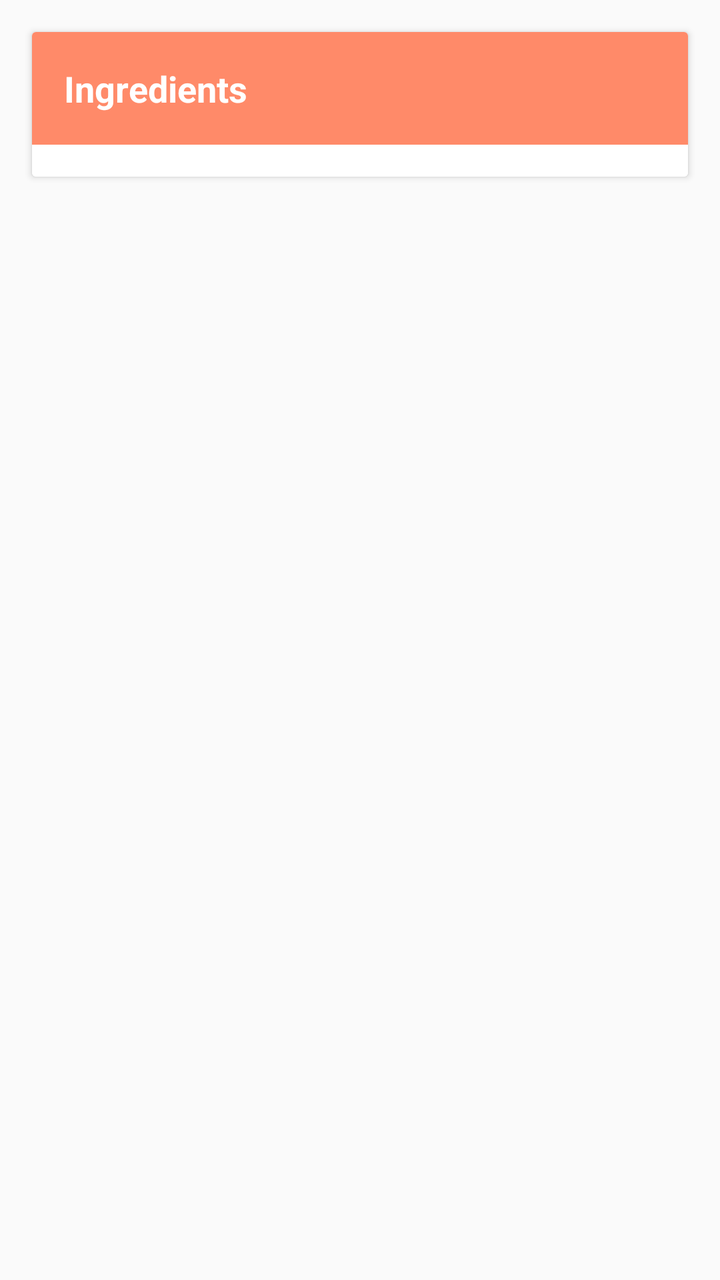
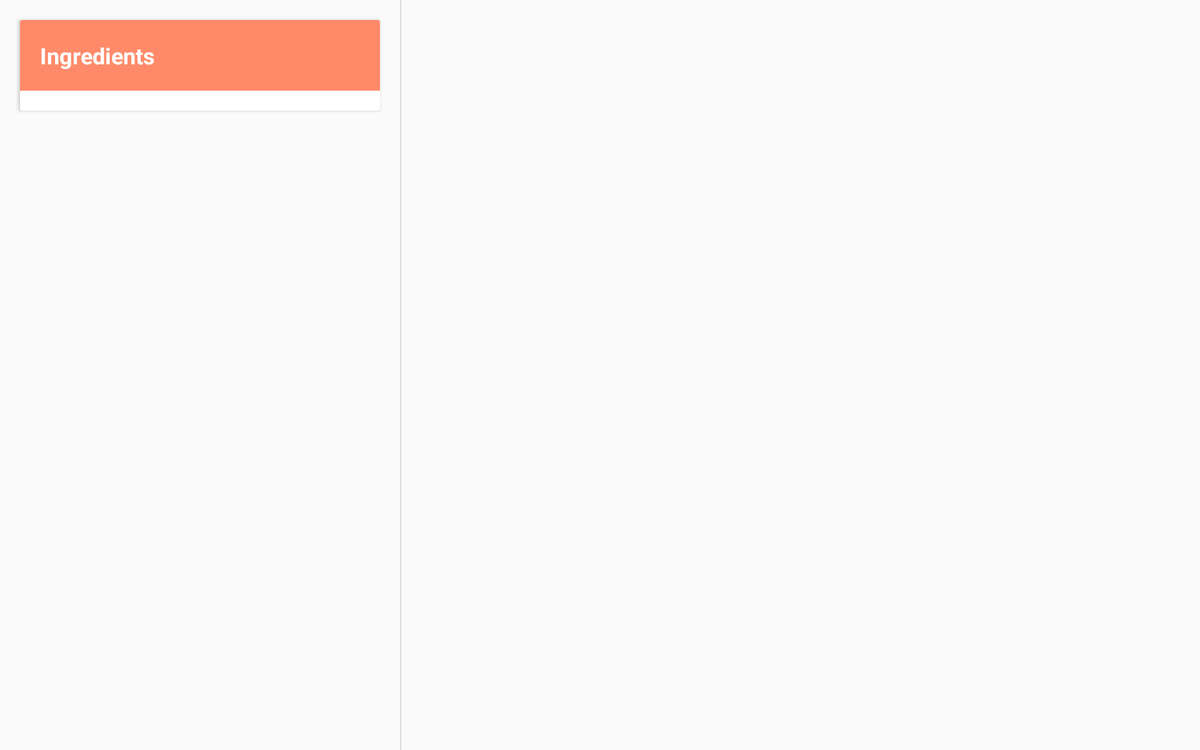

An Android layout and its configuration variant, each rendered on a device that would load it. The default file and the variant file are quoted in full after the pictures.
<!-- AndroidManifest.xml: application theme AppTheme -->
<!-- res/layout/details_list.xml -->
<?xml version="1.0" encoding="utf-8"?>
<FrameLayout xmlns:android="http://schemas.android.com/apk/res/android"
    android:layout_width="match_parent"
    android:layout_height="match_parent">

    <include layout="@layout/detail_list" />
</FrameLayout>
<!-- res/layout/detail_list.xml (included above) -->
<?xml version="1.0" encoding="utf-8"?>
<android.support.v4.widget.NestedScrollView xmlns:android="http://schemas.android.com/apk/res/android"
    xmlns:tools="http://schemas.android.com/tools"
    android:id="@+id/nested_scroll_view"
    android:layout_width="match_parent"
    android:layout_height="wrap_content">

    <LinearLayout
        android:layout_width="match_parent"
        android:layout_height="wrap_content"
        android:orientation="vertical">

        <android.support.v7.widget.CardView
            android:id="@+id/ingredients_card"
            android:layout_width="match_parent"
            android:layout_height="wrap_content"
            android:layout_gravity="center"
            android:layout_marginLeft="@dimen/padding"
            android:layout_marginRight="@dimen/padding"
            android:layout_marginTop="@dimen/padding"
            android:elevation="@dimen/small_padding">

            <LinearLayout
                android:layout_width="match_parent"
                android:layout_height="wrap_content"
                android:orientation="vertical">

                <TextView
                    android:layout_width="match_parent"
                    android:layout_height="wrap_content"
                    android:background="@color/colorAccent"
                    android:padding="@dimen/padding"
                    android:text="@string/ingredients"
                    android:textColor="@color/colorWhite"
                    android:textSize="@dimen/text"
                    android:textStyle="bold" />

                <android.support.v7.widget.RecyclerView
                    android:id="@+id/ingredients_grid"
                    android:layout_width="match_parent"
                    android:layout_height="wrap_content"
                    android:background="@color/colorWhite"
                    android:clipToPadding="false"
                    android:paddingBottom="@dimen/padding"
                    tools:listitem="@layout/ingredients_list_item" />
            </LinearLayout>
        </android.support.v7.widget.CardView>

        <android.support.v7.widget.RecyclerView
            android:id="@+id/step_grid"
            android:layout_width="match_parent"
            android:layout_height="wrap_content"
            android:clipToPadding="false"
            android:paddingBottom="@dimen/padding"
            tools:listitem="@layout/step_list_item" />
    </LinearLayout>
</android.support.v4.widget.NestedScrollView>
<!-- res/layout/ingredients_list_item.xml (included above) -->
<?xml version="1.0" encoding="utf-8"?>
<LinearLayout xmlns:android="http://schemas.android.com/apk/res/android"
    xmlns:tools="http://schemas.android.com/tools"
    android:layout_width="match_parent"
    android:layout_height="wrap_content"
    android:orientation="horizontal"
    android:paddingLeft="@dimen/padding"
    android:paddingRight="@dimen/padding"
    android:paddingTop="@dimen/padding">

    <TextView
        android:id="@+id/name"
        android:layout_width="0dp"
        android:layout_height="wrap_content"
        android:layout_gravity="center"
        android:layout_weight="3"
        android:textSize="@dimen/small_text"
        android:textStyle="bold"
        tools:text="Brown sugar" />

    <TextView
        android:id="@+id/quantity"
        android:layout_width="0dp"
        android:layout_height="wrap_content"
        android:layout_gravity="center"
        android:layout_weight="1"
        android:gravity="end"
        android:textSize="@dimen/small_text"
        tools:text="3 cup" />
</LinearLayout>
<!-- res/layout/step_list_item.xml (included above) -->
<android.support.v7.widget.CardView xmlns:android="http://schemas.android.com/apk/res/android"
    xmlns:tools="http://schemas.android.com/tools"
    android:layout_width="match_parent"
    android:layout_height="wrap_content"
    android:layout_gravity="center"
    android:layout_marginLeft="@dimen/padding"
    android:layout_marginRight="@dimen/padding"
    android:layout_marginTop="@dimen/padding"
    android:elevation="@dimen/small_padding">

    <LinearLayout
        android:layout_width="match_parent"
        android:layout_height="wrap_content"
        android:orientation="vertical">

        <TextView
            android:id="@+id/title"
            android:layout_width="match_parent"
            android:layout_height="wrap_content"
            android:background="@color/colorAccent"
            android:padding="@dimen/padding"
            android:textColor="@color/colorWhite"
            android:textSize="@dimen/text"
            android:textStyle="bold"
            tools:text="Step" />
    </LinearLayout>
</android.support.v7.widget.CardView>
<!-- resources referenced by this layout -->
<resources>
  <color name="colorAccent">#FF8A69</color>
  <color name="colorWhite">#FFFFFF</color>
  <dimen name="padding">16dp</dimen>
  <dimen name="small_padding">8dp</dimen>
  <dimen name="small_text">16sp</dimen>
  <dimen name="text">18sp</dimen>
  <string name="ingredients">Ingredients</string>
  <style name="AppTheme" parent="Theme.AppCompat.Light.DarkActionBar">
          <item name="colorPrimary">@color/colorPrimary</item>
          <item name="colorPrimaryDark">@color/colorPrimaryDark</item>
          <item name="colorAccent">@color/colorAccent</item>
      </style>
  <color name="colorPrimary">#32BFD2</color>
  <color name="colorPrimaryDark">#2DABC1</color>
</resources>
<!-- res/layout-w900dp/details_list.xml (the repository's variant of the layout above) -->
<!-- drawn on a 7-inch tablet turned sideways -->
<?xml version="1.0" encoding="utf-8"?>
<LinearLayout xmlns:android="http://schemas.android.com/apk/res/android"
    android:layout_width="match_parent"
    android:layout_height="match_parent"
    android:baselineAligned="false"
    android:divider="?android:attr/dividerHorizontal"
    android:orientation="horizontal"
    android:showDividers="middle">

    <LinearLayout
        android:layout_width="@dimen/width"
        android:layout_height="match_parent"
        android:orientation="vertical">

        <FrameLayout
            android:layout_width="match_parent"
            android:layout_height="match_parent">

            <include layout="@layout/detail_list" />
        </FrameLayout>

    </LinearLayout>

    <FrameLayout
        android:id="@+id/step_detail_container"
        android:layout_width="0dp"
        android:layout_height="match_parent"
        android:layout_weight="1" />

</LinearLayout>
<!-- resources referenced by the variant -->
<!-- as a 7-inch tablet turned sideways resolves them -->
<resources>
  <color name="colorAccent">#FF8A69</color>
  <color name="colorWhite">#FFFFFF</color>
  <dimen name="padding">16dp</dimen>
  <dimen name="small_padding">8dp</dimen>
  <dimen name="small_text">16sp</dimen>
  <dimen name="text">18sp</dimen>
  <dimen name="width">320dp</dimen>
  <string name="ingredients">Ingredients</string>
  <style name="AppTheme" parent="Theme.AppCompat.Light.DarkActionBar">
          <item name="colorPrimary">@color/colorPrimary</item>
          <item name="colorPrimaryDark">@color/colorPrimaryDark</item>
          <item name="colorAccent">@color/colorAccent</item>
      </style>
  <color name="colorPrimary">#32BFD2</color>
  <color name="colorPrimaryDark">#2DABC1</color>
</resources>
